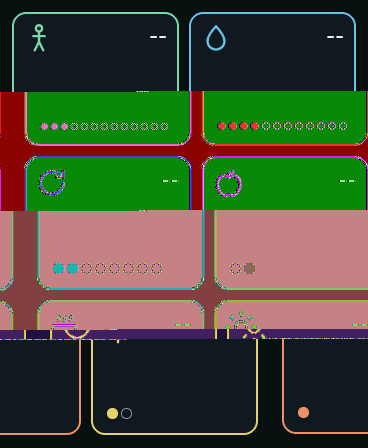
#> input picture design/shots/board-1x.png, 368 x 448 px
$ python diff.py ../../../design/shots/board-1x.png ../../../design/shots/board-device.png ../../../design/shots/board-device.png
#> lines starting #> are read from the running program, lines starting #| are printed output that depends on the picture
#!/usr/bin/env python3
"""Pixel-diff two same-size screen renders (368x448) and emit evidence.

    python3 diff.py <ground_truth.png> <mock.png> <out_prefix>

Writes <out_prefix>-heat.png (red-on-dimmed heatmap) and
<out_prefix>-triptych.png (truth | mock | heat), and prints two numbers:
noticeable = any channel off by >16/255, strong = off by >64/255.

Reading the numbers: text regions always differ (browser font vs LVGL's
bundled Montserrat) — glyph-shaped red is expected noise. Solid red over a
filled region means a colour is wrong; a red outline offset to one side
means geometry is off by pixels. Those two are the findings; chase them.
"""
import sys
from PIL import Image, ImageChops

truth_p, mock_p, prefix = sys.argv[1], sys.argv[2], sys.argv[3]
a = Image.open(truth_p).convert('RGB')
#> a is the input picture: PIL image 368x448 RGB; mean R, G, B 70.4, 75.2, 53.8
b = Image.open(mock_p).convert('RGB')
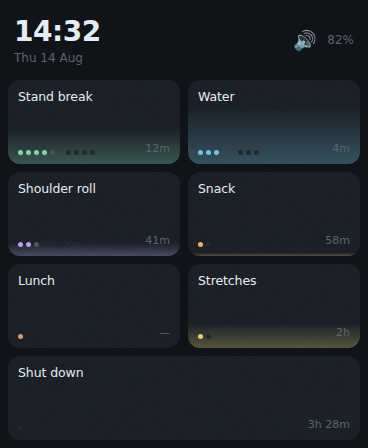
#> input picture design/shots/board-device.png, 368 x 448 px
#> b is the input picture: PIL image 368x448 RGB; mean R, G, B 29.6, 34.9, 40.4
if a.size != b.size:
    sys.exit(f"size mismatch: {a.size} vs {b.size} — render both at 1x first")

g = ImageChops.difference(a, b).convert('L')
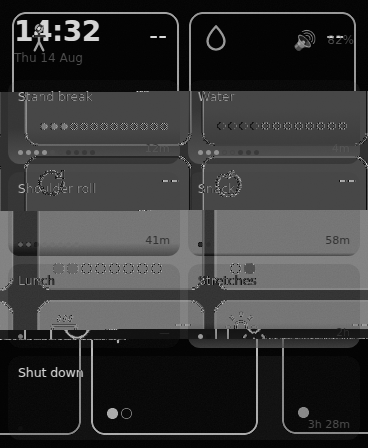
#> g: PIL image 368x448 L; min 1, max 219, mean 55.5
hist = g.histogram()
#> hist = 256 values, max 18610 at index 4, min 0 at index 0, mean 644
total = a.size[0] * a.size[1]
#> total = 164864
noticeable = sum(hist[16:])
#> noticeable = 102493
strong = sum(hist[64:])
#> strong = 76831

heat = Image.merge('RGB', (g.point(lambda v: min(255, v * 3)),
                           g.point(lambda v: 0), g.point(lambda v: 0)))
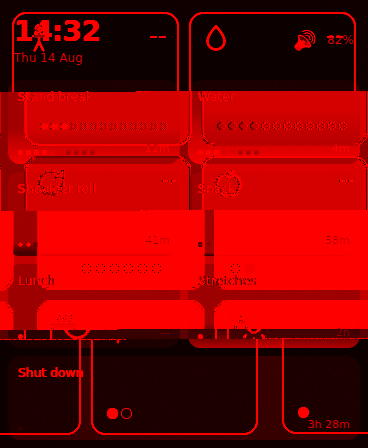
#> heat: PIL image 368x448 RGB; mean R, G, B 137.2, 0, 0
out = ImageChops.add(a.point(lambda v: v // 3), heat)
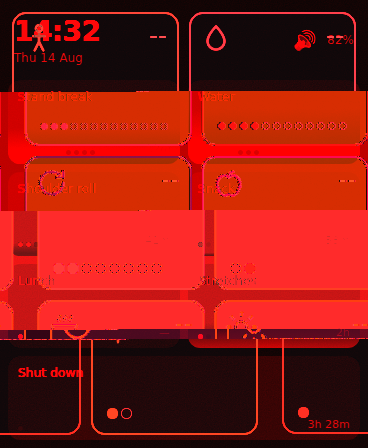
#> out: PIL image 368x448 RGB; mean R, G, B 144.2, 24.9, 17.4
out.save(f'{prefix}-heat.png')

w, h = a.size
#> w = 368; h = 448
trip = Image.new('RGB', (w * 3 + 20, h), (20, 20, 20))
#> trip: PIL image 1124x448 RGB; every value is 20
trip.paste(a, (0, 0)); trip.paste(b, (w + 10, 0)); trip.paste(out, (2 * w + 20, 0))
#> after `trip.paste(a, (0, 0))`:
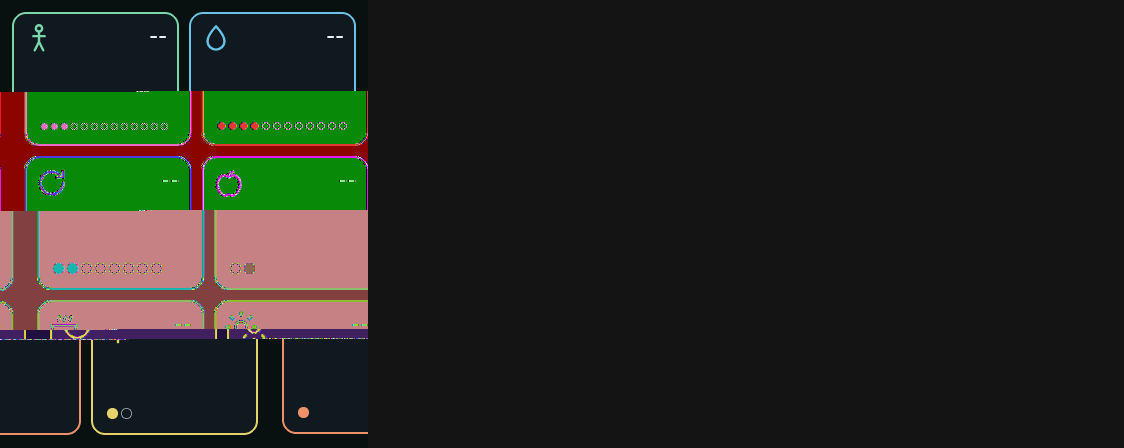
#> trip: PIL image 1124x448 RGB; mean R, G, B 36.5, 38.1, 31.1
#> after `trip.paste(b, (w + 10, 0))`:
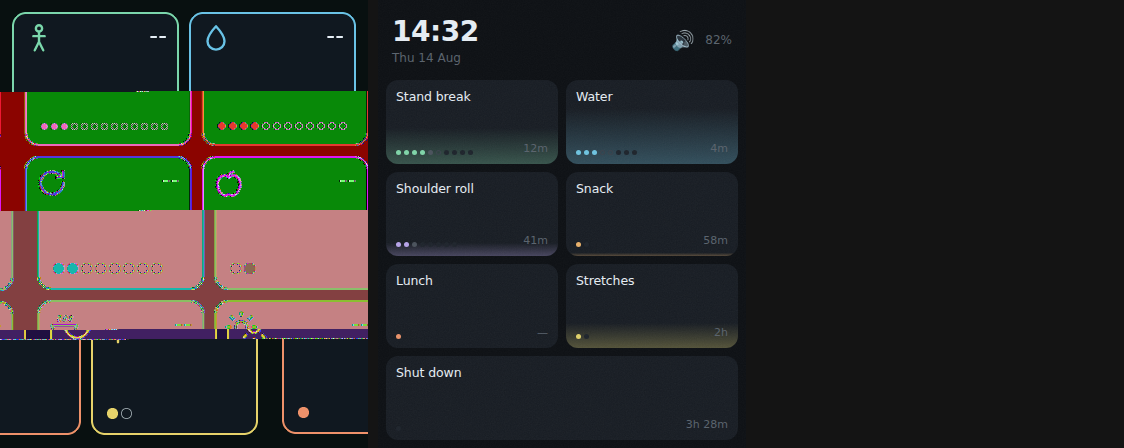
#> trip: PIL image 1124x448 RGB; mean R, G, B 39.7, 43, 37.8
#> after `trip.paste(out, (2 * w + 20, 0))`:
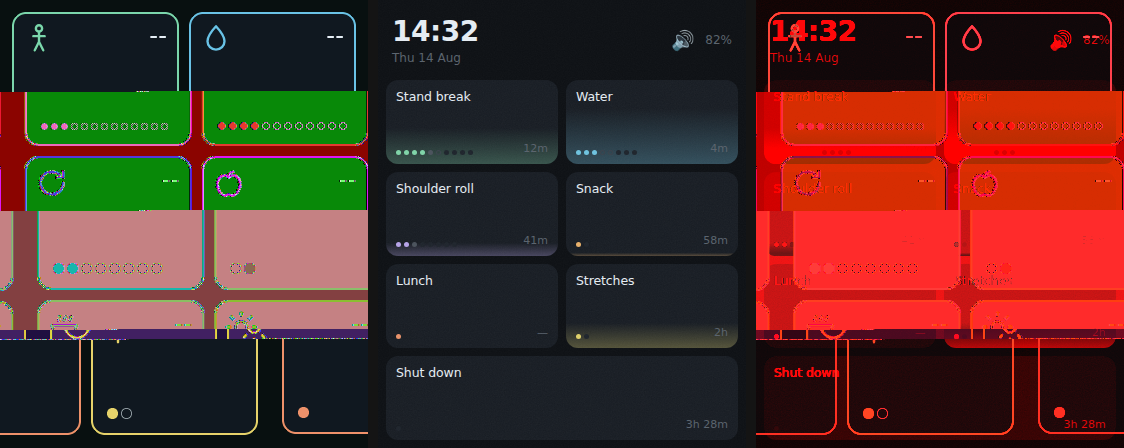
#> trip: PIL image 1124x448 RGB; mean R, G, B 80.3, 44.6, 36.9
trip.save(f'{prefix}-triptych.png')

print(f"noticeable: {noticeable} px ({100 * noticeable / total:.1f}%)")
#| noticeable: 102493 px (62.2%)
print(f"strong:     {strong} px ({100 * strong / total:.1f}%)")
#| strong:     76831 px (46.6%)
print(f"wrote {prefix}-heat.png, {prefix}-triptych.png")
